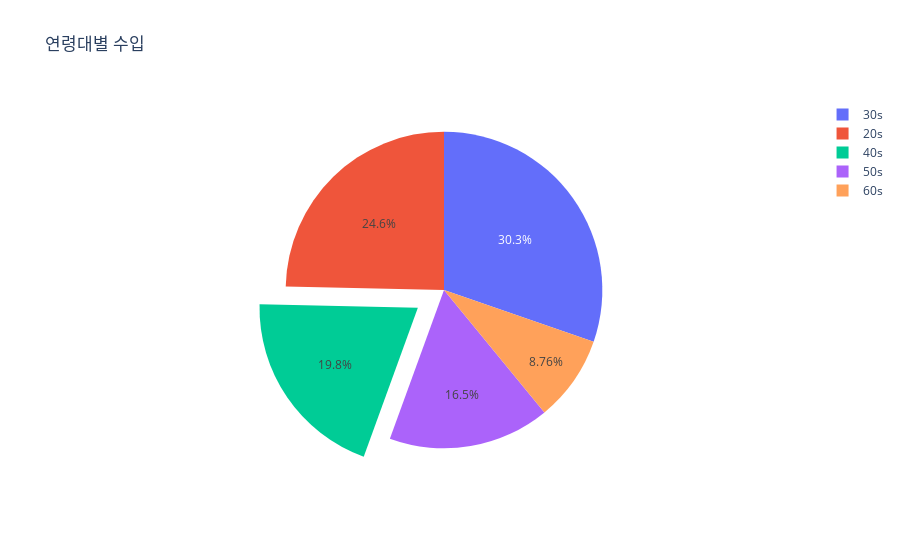

The cell this chart's notebook holds for it:
### Code cell
trace = go.Pie(labels = df_g1['AgeGroup'],
               values = df_g1['Revenue'],
               pull = [0, 0, 0.2, 0, 0]) # label 순서와 동일 (0~1 범위)
              
data = [trace]
layout = go.Layout(title = '연령대별 수입')
fig = go.Figure(data, layout)
fig.show()

### Figure 1 — Plotly figure (JSON) as saved in the notebook; plotly's stock layout.template omitted (floating-point values rounded to 4 significant figures)
{"data": [{"labels": ["20s", "30s", "40s", "50s", "60s"], "pull": [0, 0, 0.2, 0, 0], "type": "pie", "values": [74300000.0, 91370000.0, 59710000.0, 49720000.0, 26410000.0]}], "layout": {"title": {"text": "연령대별 수입"}}}
